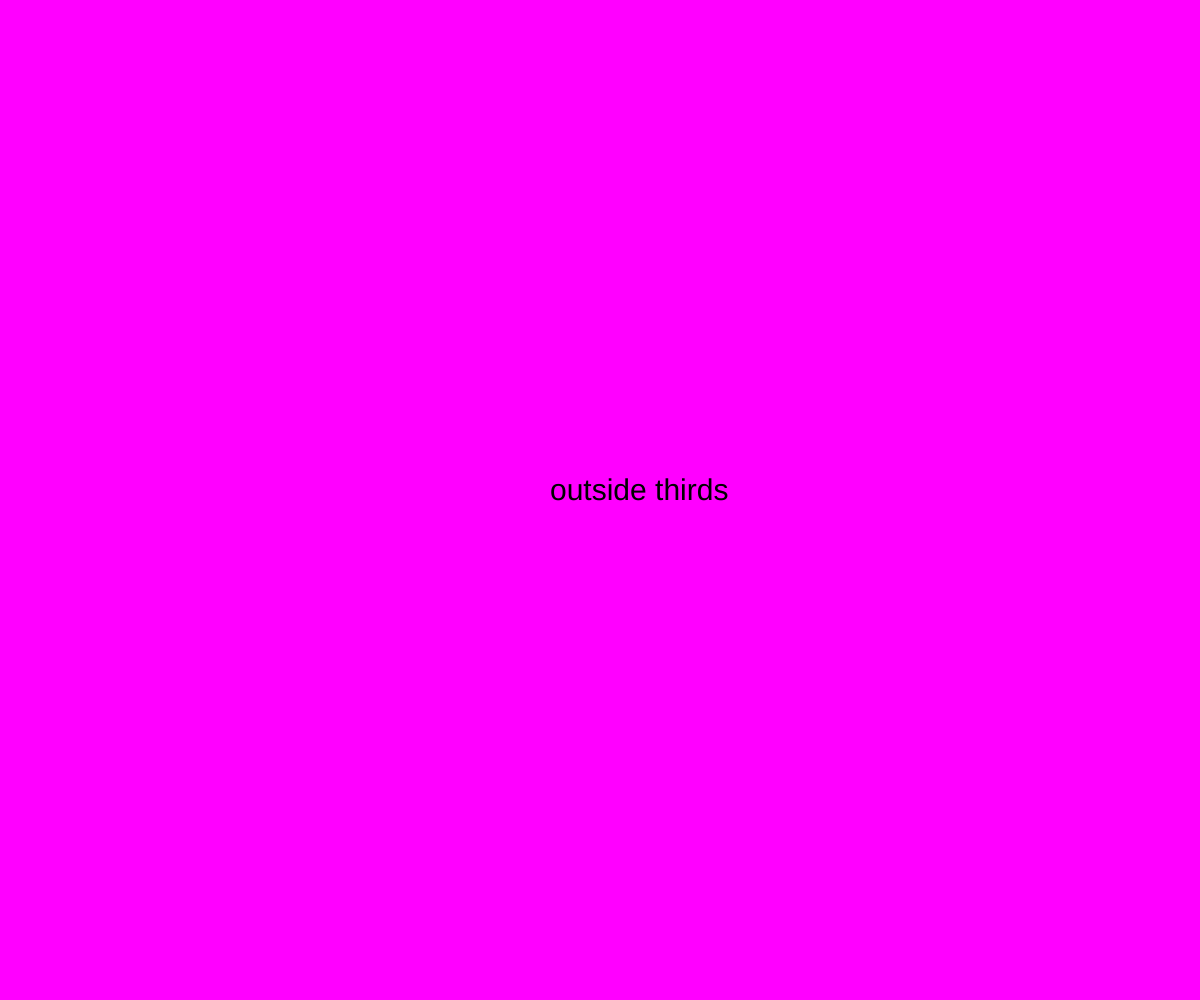
Frame 1 (no input)
Frame 60 (no input): identical to frame 1, image omitted
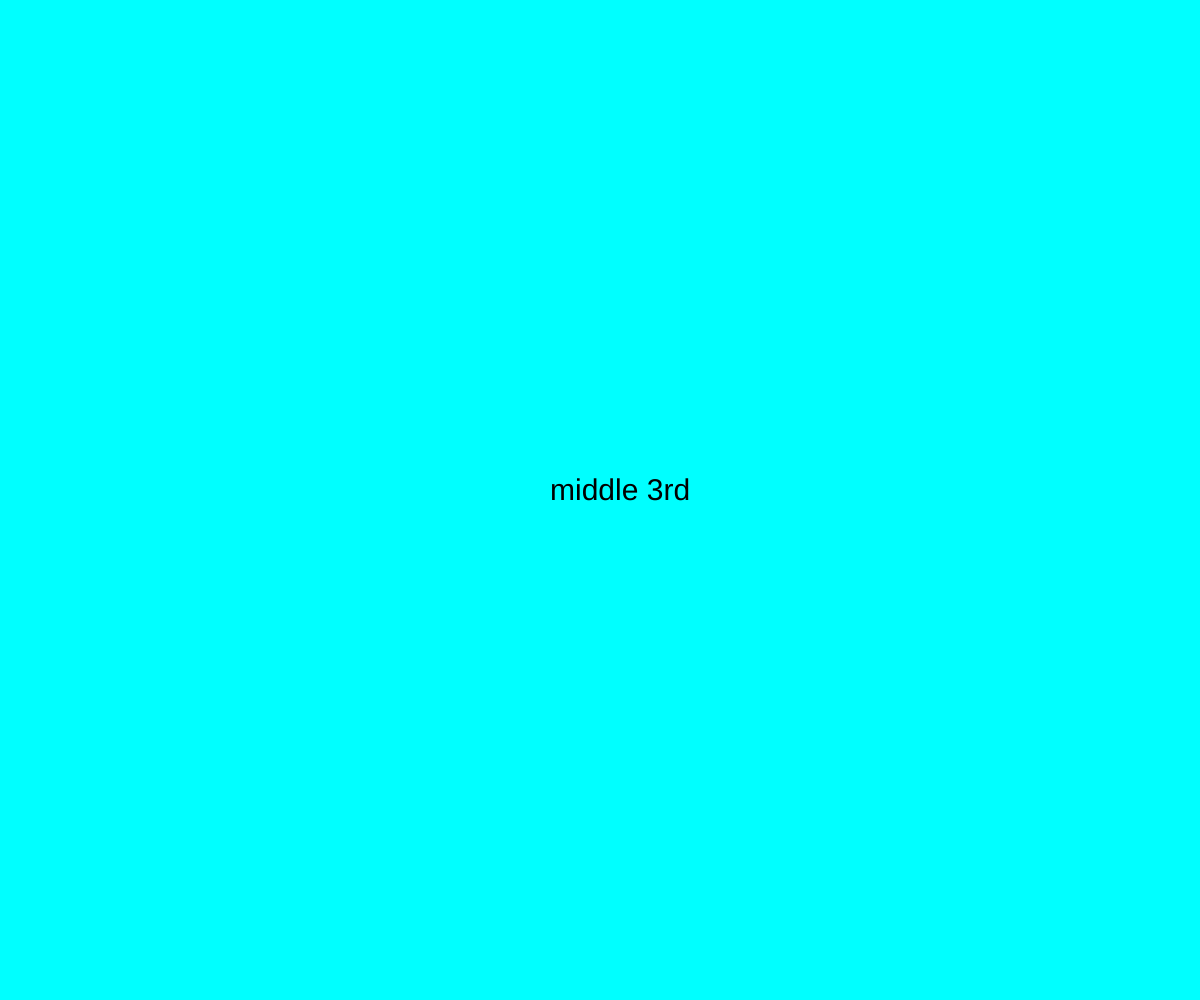
Frame 120 (the mouse pressed at the canvas centre since frame 60)

The p5.js sketch that drew these frames (run headless with seeded random() and noise() and a simulated clock; from frame 60 on, the mouse is pressed at the canvas centre):

// p5.js sketch
// ── sketch.js

var x = 0;
var y = 0;

function setup() {
  createCanvas(windowWidth, windowHeight);
}

function draw() {
  // if (mouseX > width/3 && mouseX < width/3*2) {
  //   background(0, 255, 255);
  //   text("middle 3rd", width/2-50, height/2);
  // }
  // else {
  //   background(255, 0, 255);
  //   text("outside thirds", width/2-50, height/2);
  // }

  textSize(30);

  if (mouseX < width/3 || mouseX > width/3*2) {
    background(255, 0, 255);
    text("outside thirds", width/2-50, height/2);
  }
  else {
    background(0, 255, 255);
    text("middle 3rd", width/2-50, height/2);

  }
}
